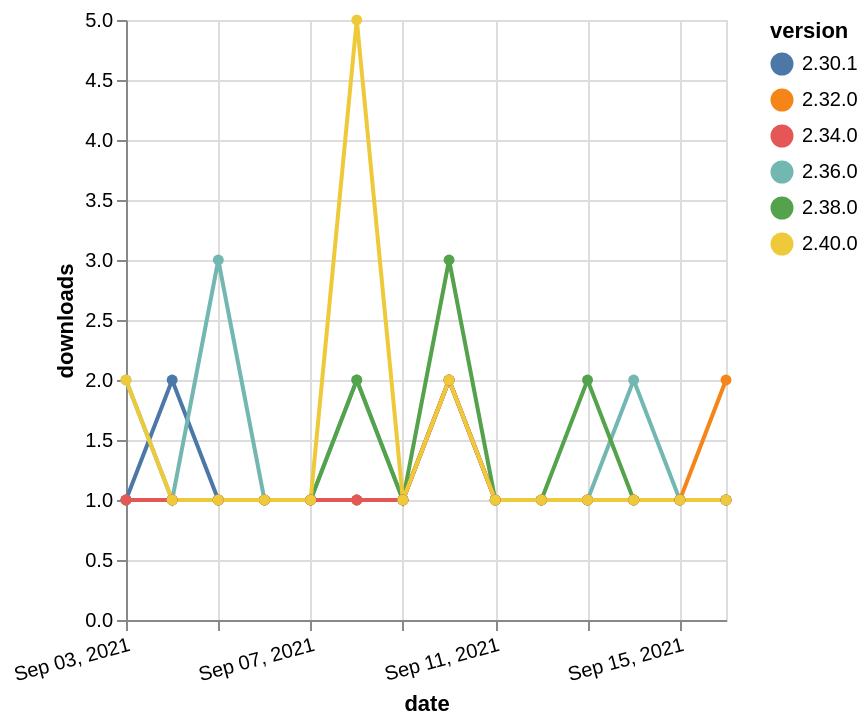

The specification (Vega-Lite) saved for this image:
### Vega-Lite specification from a JSON file in a GitHub repository (floating-point values rounded to 4 significant figures)
{"$schema": "https://vega.github.io/schema/vega-lite/v5.json", "description": "A simple bar chart with embedded data.", "data": {"values": [{"date": "2021-09-03", "total": 241, "delta": 1, "version": "2.30.1"}, {"date": "2021-09-04", "total": 243, "delta": 2, "version": "2.30.1"}, {"date": "2021-09-05", "total": 244, "delta": 1, "version": "2.30.1"}, {"date": "2021-09-06", "total": 245, "delta": 1, "version": "2.30.1"}, {"date": "2021-09-07", "total": 246, "delta": 1, "version": "2.30.1"}, {"date": "2021-09-08", "total": 247, "delta": 1, "version": "2.30.1"}, {"date": "2021-09-09", "total": 248, "delta": 1, "version": "2.30.1"}, {"date": "2021-09-10", "total": 250, "delta": 2, "version": "2.30.1"}, {"date": "2021-09-11", "total": 251, "delta": 1, "version": "2.30.1"}, {"date": "2021-09-12", "total": 252, "delta": 1, "version": "2.30.1"}, {"date": "2021-09-13", "total": 253, "delta": 1, "version": "2.30.1"}, {"date": "2021-09-14", "total": 254, "delta": 1, "version": "2.30.1"}, {"date": "2021-09-15", "total": 255, "delta": 1, "version": "2.30.1"}, {"date": "2021-09-16", "total": 256, "delta": 1, "version": "2.30.1"}, {"date": "2021-09-03", "total": 170, "delta": 2, "version": "2.36.0"}, {"date": "2021-09-04", "total": 171, "delta": 1, "version": "2.36.0"}, {"date": "2021-09-05", "total": 174, "delta": 3, "version": "2.36.0"}, {"date": "2021-09-06", "total": 175, "delta": 1, "version": "2.36.0"}, {"date": "2021-09-07", "total": 176, "delta": 1, "version": "2.36.0"}, {"date": "2021-09-08", "total": 178, "delta": 2, "version": "2.36.0"}, {"date": "2021-09-09", "total": 179, "delta": 1, "version": "2.36.0"}, {"date": "2021-09-10", "total": 181, "delta": 2, "version": "2.36.0"}, {"date": "2021-09-11", "total": 182, "delta": 1, "version": "2.36.0"}, {"date": "2021-09-12", "total": 183, "delta": 1, "version": "2.36.0"}, {"date": "2021-09-13", "total": 184, "delta": 1, "version": "2.36.0"}, {"date": "2021-09-14", "total": 186, "delta": 2, "version": "2.36.0"}, {"date": "2021-09-15", "total": 187, "delta": 1, "version": "2.36.0"}, {"date": "2021-09-16", "total": 188, "delta": 1, "version": "2.36.0"}, {"date": "2021-09-03", "total": 209, "delta": 1, "version": "2.32.0"}, {"date": "2021-09-04", "total": 210, "delta": 1, "version": "2.32.0"}, {"date": "2021-09-05", "total": 211, "delta": 1, "version": "2.32.0"}, {"date": "2021-09-06", "total": 212, "delta": 1, "version": "2.32.0"}, {"date": "2021-09-07", "total": 213, "delta": 1, "version": "2.32.0"}, {"date": "2021-09-08", "total": 214, "delta": 1, "version": "2.32.0"}, {"date": "2021-09-09", "total": 215, "delta": 1, "version": "2.32.0"}, {"date": "2021-09-10", "total": 217, "delta": 2, "version": "2.32.0"}, {"date": "2021-09-11", "total": 218, "delta": 1, "version": "2.32.0"}, {"date": "2021-09-12", "total": 219, "delta": 1, "version": "2.32.0"}, {"date": "2021-09-13", "total": 220, "delta": 1, "version": "2.32.0"}, {"date": "2021-09-14", "total": 221, "delta": 1, "version": "2.32.0"}, {"date": "2021-09-15", "total": 222, "delta": 1, "version": "2.32.0"}, {"date": "2021-09-16", "total": 224, "delta": 2, "version": "2.32.0"}, {"date": "2021-09-03", "total": 195, "delta": 1, "version": "2.38.0"}, {"date": "2021-09-04", "total": 196, "delta": 1, "version": "2.38.0"}, {"date": "2021-09-05", "total": 197, "delta": 1, "version": "2.38.0"}, {"date": "2021-09-06", "total": 198, "delta": 1, "version": "2.38.0"}, {"date": "2021-09-07", "total": 199, "delta": 1, "version": "2.38.0"}, {"date": "2021-09-08", "total": 201, "delta": 2, "version": "2.38.0"}, {"date": "2021-09-09", "total": 202, "delta": 1, "version": "2.38.0"}, {"date": "2021-09-10", "total": 205, "delta": 3, "version": "2.38.0"}, {"date": "2021-09-11", "total": 206, "delta": 1, "version": "2.38.0"}, {"date": "2021-09-12", "total": 207, "delta": 1, "version": "2.38.0"}, {"date": "2021-09-13", "total": 209, "delta": 2, "version": "2.38.0"}, {"date": "2021-09-14", "total": 210, "delta": 1, "version": "2.38.0"}, {"date": "2021-09-15", "total": 211, "delta": 1, "version": "2.38.0"}, {"date": "2021-09-16", "total": 212, "delta": 1, "version": "2.38.0"}, {"date": "2021-09-03", "total": 201, "delta": 1, "version": "2.34.0"}, {"date": "2021-09-04", "total": 202, "delta": 1, "version": "2.34.0"}, {"date": "2021-09-05", "total": 203, "delta": 1, "version": "2.34.0"}, {"date": "2021-09-06", "total": 204, "delta": 1, "version": "2.34.0"}, {"date": "2021-09-07", "total": 205, "delta": 1, "version": "2.34.0"}, {"date": "2021-09-08", "total": 206, "delta": 1, "version": "2.34.0"}, {"date": "2021-09-09", "total": 207, "delta": 1, "version": "2.34.0"}, {"date": "2021-09-10", "total": 209, "delta": 2, "version": "2.34.0"}, {"date": "2021-09-11", "total": 210, "delta": 1, "version": "2.34.0"}, {"date": "2021-09-12", "total": 211, "delta": 1, "version": "2.34.0"}, {"date": "2021-09-13", "total": 212, "delta": 1, "version": "2.34.0"}, {"date": "2021-09-14", "total": 213, "delta": 1, "version": "2.34.0"}, {"date": "2021-09-15", "total": 214, "delta": 1, "version": "2.34.0"}, {"date": "2021-09-16", "total": 215, "delta": 1, "version": "2.34.0"}, {"date": "2021-09-03", "total": 126, "delta": 2, "version": "2.40.0"}, {"date": "2021-09-04", "total": 127, "delta": 1, "version": "2.40.0"}, {"date": "2021-09-05", "total": 128, "delta": 1, "version": "2.40.0"}, {"date": "2021-09-06", "total": 129, "delta": 1, "version": "2.40.0"}, {"date": "2021-09-07", "total": 130, "delta": 1, "version": "2.40.0"}, {"date": "2021-09-08", "total": 135, "delta": 5, "version": "2.40.0"}, {"date": "2021-09-09", "total": 136, "delta": 1, "version": "2.40.0"}, {"date": "2021-09-10", "total": 138, "delta": 2, "version": "2.40.0"}, {"date": "2021-09-11", "total": 139, "delta": 1, "version": "2.40.0"}, {"date": "2021-09-12", "total": 140, "delta": 1, "version": "2.40.0"}, {"date": "2021-09-13", "total": 141, "delta": 1, "version": "2.40.0"}, {"date": "2021-09-14", "total": 142, "delta": 1, "version": "2.40.0"}, {"date": "2021-09-15", "total": 143, "delta": 1, "version": "2.40.0"}, {"date": "2021-09-16", "total": 144, "delta": 1, "version": "2.40.0"}]}, "width": "container", "mark": {"type": "line", "point": {"filled": true}}, "encoding": {"x": {"field": "date", "type": "temporal", "timeUnit": "yearmonthdate", "title": "date", "axis": {"labelAngle": -15}}, "y": {"field": "delta", "type": "quantitative", "title": "downloads"}, "color": {"field": "version", "type": "nominal"}, "tooltip": {"field": "delta"}}}
